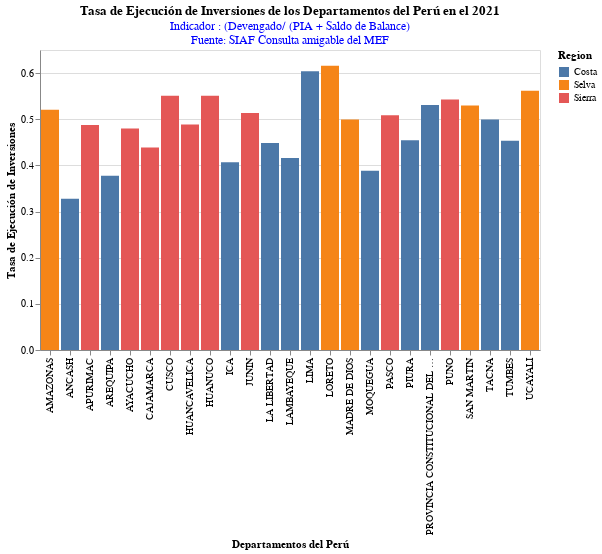

The notebook cell this image was saved under:
### Markdown cell above
## ***3er Indicador***

**Devengado/ (PIA + Saldo de Balance)**

Este indicador es el mejor para medir cual es la verdadera tasa de ejecucion de los departamentos y esto es principalmente por dos razones. La primera de ellas es que el primero considera al PIM y este al ser el modificado, a veces las autoridades no pueden usar dinero recibido en octubre, por ejemplo, porque para invertir se requiere planes de inversión y esto muchas veces toma tiempo. En segundo lugar, el PIA es el otro extremo este indicador es poco estricto porque considera como presupuesto solo al inicial, sin embargo en muchos casos, queda dinero del año anterior que no se utilizo. Por ello, este indicador considera este caso y suma como comparacion a la PIA el dinero que quedo del año pasado, es decir el saldo de balance.

### Code cell
alt.Chart(base).mark_bar().encode(
    x = alt.X("Departamento",title = "Departamentos del Perú"),
    y = alt.Y("D_PIA_SB",title = "Tasa de Ejecución de Inversiones"),
    color = "Region"
    ).interactive().properties(
    title={
      "text": ["Tasa de Ejecución de Inversiones de los Departamentos del Perú en el 2021"], 
      "subtitle": ["Indicador : (Devengado/ (PIA + Saldo de Balance)",
                   "Fuente: SIAF Consulta amigable del MEF"],
      "color": "Black",
      "subtitleColor": "blue"
    })

### Figure 1 — Vega-Lite specification as saved in the notebook (floating-point values rounded to 4 significant figures)
{"config": {"view": {"continuousWidth": 400, "continuousHeight": 300}}, "data": {"name": "data-35f5951de5ce146c238518cca707fa76"}, "mark": "bar", "encoding": {"color": {"field": "Region", "type": "nominal"}, "x": {"field": "Departamento", "title": "Departamentos del Perú", "type": "nominal"}, "y": {"field": "D_PIA_SB", "title": "Tasa de Ejecución de Inversiones", "type": "quantitative"}}, "selection": {"selector014": {"type": "interval", "bind": "scales", "encodings": ["x", "y"]}}, "title": {"text": ["Tasa de Ejecución de Inversiones de los Departamentos del Perú en el 2021"], "subtitle": ["Indicador : (Devengado/ (PIA + Saldo de Balance)", "Fuente: SIAF Consulta amigable del MEF"], "color": "Black", "subtitleColor": "blue"}, "$schema": "https://vega.github.io/schema/vega-lite/v4.17.0.json", "datasets": {"data-35f5951de5ce146c238518cca707fa76": [{"Departamento": "AMAZONAS", "Numeros": 30, "D_PIM": 0.6304, "D_PIA": 1.842, "D_PIA_SB": 0.5207, "Region": "Selva"}, {"Departamento": "ANCASH", "Numeros": 10, "D_PIM": 0.4929, "D_PIA": 1.119, "D_PIA_SB": 0.3278, "Region": "Costa"}, {"Departamento": "APURIMAC", "Numeros": 20, "D_PIM": 0.6448, "D_PIA": 1.529, "D_PIA_SB": 0.4875, "Region": "Sierra"}, {"Departamento": "AREQUIPA", "Numeros": 11, "D_PIM": 0.5484, "D_PIA": 1.085, "D_PIA_SB": 0.3773, "Region": "Costa"}, {"Departamento": "AYACUCHO", "Numeros": 21, "D_PIM": 0.6148, "D_PIA": 1.971, "D_PIA_SB": 0.4797, "Region": "Sierra"}, {"Departamento": "CAJAMARCA", "Numeros": 22, "D_PIM": 0.5764, "D_PIA": 1.378, "D_PIA_SB": 0.4388, "Region": "Sierra"}, {"Departamento": "PROVINCIA CONSTITUCIONAL DEL CALLAO", "Numeros": 12, "D_PIM": 0.6772, "D_PIA": 0.8541, "D_PIA_SB": 0.5307, "Region": "Costa"}, {"Departamento": "CUSCO", "Numeros": 23, "D_PIM": 0.722, "D_PIA": 1.08, "D_PIA_SB": 0.5507, "Region": "Sierra"}, {"Departamento": "HUANCAVELICA", "Numeros": 24, "D_PIM": 0.6114, "D_PIA": 2.059, "D_PIA_SB": 0.4883, "Region": "Sierra"}, {"Departamento": "HUANUCO", "Numeros": 25, "D_PIM": 0.6803, "D_PIA": 1.509, "D_PIA_SB": 0.551, "Region": "Sierra"}, {"Departamento": "ICA", "Numeros": 13, "D_PIM": 0.5951, "D_PIA": 1.373, "D_PIA_SB": 0.4071, "Region": "Costa"}, {"Departamento": "JUNIN", "Numeros": 26, "D_PIM": 0.639, "D_PIA": 1.488, "D_PIA_SB": 0.5134, "Region": "Sierra"}, {"Departamento": "LA LIBERTAD", "Numeros": 14, "D_PIM": 0.5795, "D_PIA": 1.802, "D_PIA_SB": 0.4487, "Region": "Costa"}, {"Departamento": "LAMBAYEQUE", "Numeros": 15, "D_PIM": 0.5523, "D_PIA": 1.408, "D_PIA_SB": 0.416, "Region": "Costa"}, {"Departamento": "LIMA", "Numeros": 16, "D_PIM": 0.7286, "D_PIA": 1.064, "D_PIA_SB": 0.6042, "Region": "Costa"}, {"Departamento": "LORETO", "Numeros": 31, "D_PIM": 0.7325, "D_PIA": 1.359, "D_PIA_SB": 0.6159, "Region": "Selva"}, {"Departamento": "MADRE DE DIOS", "Numeros": 32, "D_PIM": 0.604, "D_PIA": 1.775, "D_PIA_SB": 0.4992, "Region": "Selva"}, {"Departamento": "MOQUEGUA", "Numeros": 17, "D_PIM": 0.5541, "D_PIA": 1.088, "D_PIA_SB": 0.3885, "Region": "Costa"}, {"Departamento": "PASCO", "Numeros": 27, "D_PIM": 0.6423, "D_PIA": 1.375, "D_PIA_SB": 0.5089, "Region": "Sierra"}, {"Departamento": "PIURA", "Numeros": 18, "D_PIM": 0.6027, "D_PIA": 1.613, "D_PIA_SB": 0.4545, "Region": "Costa"}, {"Departamento": "PUNO", "Numeros": 28, "D_PIM": 0.6511, "D_PIA": 1.69, "D_PIA_SB": 0.5427, "Region": "Sierra"}, {"Departamento": "SAN MARTIN", "Numeros": 33, "D_PIM": 0.6415, "D_PIA": 1.816, "D_PIA_SB": 0.5299, "Region": "Selva"}, {"Departamento": "TACNA", "Numeros": 19, "D_PIM": 0.6504, "D_PIA": 1.278, "D_PIA_SB": 0.4993, "Region": "Costa"}, {"Departamento": "TUMBES", "Numeros": 9, "D_PIM": 0.5874, "D_PIA": 1.122, "D_PIA_SB": 0.4535, "Region": "Costa"}, {"Departamento": "UCAYALI", "Numeros": 34, "D_PIM": 0.6871, "D_PIA": 1.272, "D_PIA_SB": 0.5618, "Region": "Selva"}]}}
